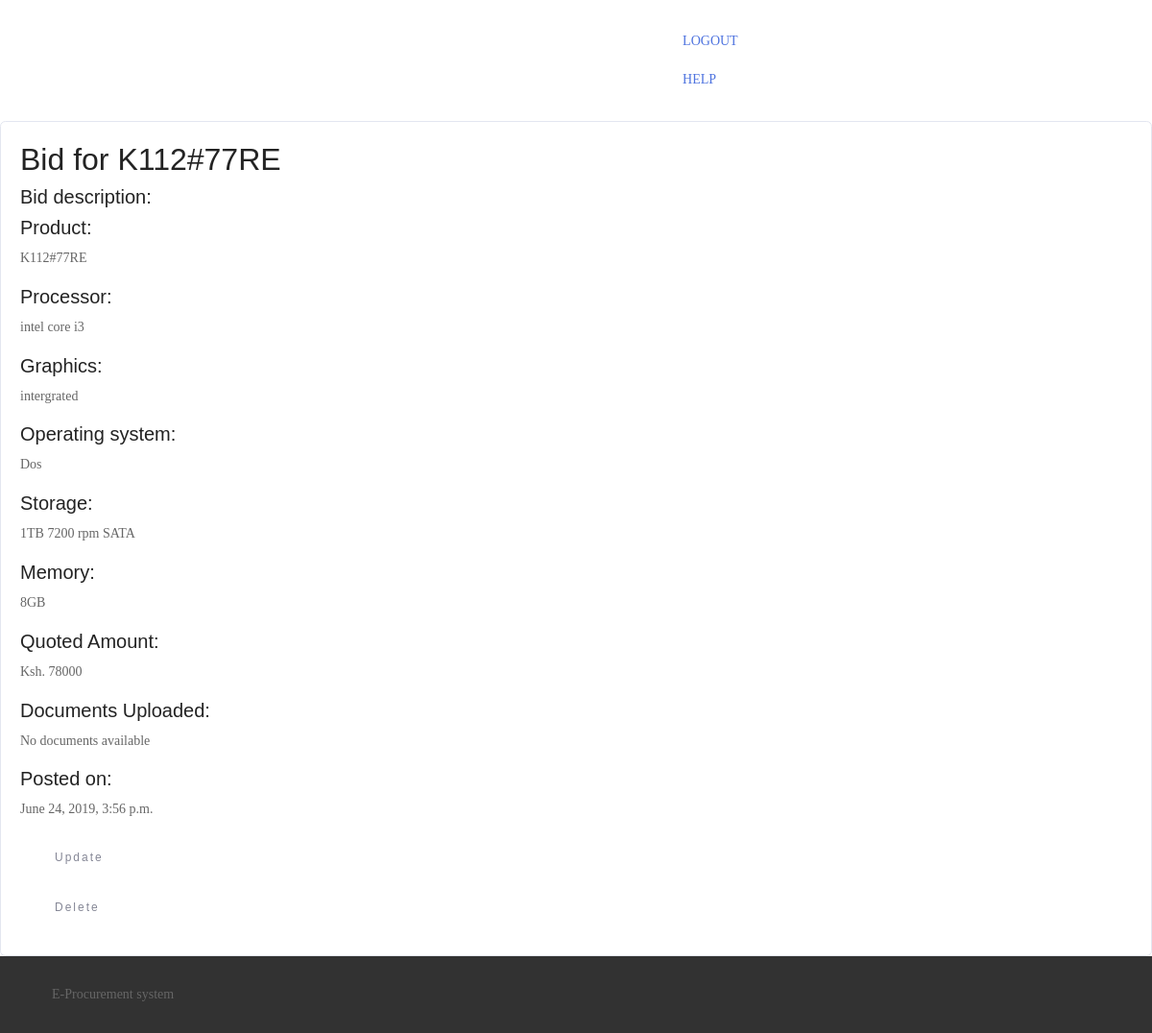
/create/bidview5 (signed in), run on the app's committed database.
### create_bids/models.py (models this page shows, shortened)
class DesktopBid(models.Model):
    Tender_ID = models.ForeignKey(Desktop_Tender, on_delete=models.CASCADE)
    user = models.ForeignKey("auth.User", on_delete=models.CASCADE)
    Quote_amount = models.PositiveIntegerField()
    Product = models.CharField(max_length=120)
    Processor = models.CharField(max_length=120)
    Operating_system = models.CharField(max_length=80)
    Memory = models.CharField(max_length=100)
    Storage = models.CharField(max_length=100)
    Graphics = models.CharField(max_length=100)
    date_created = models.DateTimeField(auto_now=True)
    Bid_documents_url = models.FileField(upload_to='bid/documents/', null=True, blank=True)
    bid_award = models.CharField(max_length=10, default='null')
    class Meta:
        ordering = ['-date_created']

### create_tender/models.py (models this page shows, shortened)
class Desktop_Tender(models.Model):
    user = models.ForeignKey("auth.User", on_delete=models.CASCADE)
    Product = models.CharField(max_length=120)
    Processor = models.CharField(max_length=120)
    Operating_system = models.CharField(max_length=80)
    Memory = models.CharField(max_length=100)
    Storage = models.CharField(max_length=100)
    Graphics = models.CharField(max_length=100)
    tender_award = models.CharField(max_length=10, default="No")
    date_created = models.DateField(auto_now=True)
    Quantity = models.PositiveIntegerField()
    is_active = models.CharField(max_length=10, default='Yes')
    class Meta:
        ordering = ['-date_created']

### create_bids/views.py (the view)
# urls.py: path('bidview<int:bids_id>', bid_view.bid_update, name='deskBidUpdate'),
@login_required
def bid_update(request, bids_id):
    try:
        bid = DesktopBid.objects.get(pk=bids_id)
    except Bids.DoesNotExist:
        raise Http404("Tender does not exist")
    context = {
        'bid': bid
    }
    return render(request, 'create_bids/Bidupdate.html', context)

### templates/create_bids/Bidupdate.html (shortened to what this page needs)
{% extends 'create_tender/base.html' %}
{% block link %}
    "{% url 'bidderHome' %}"
{% endblock %}
{% block body %}
    <div class="page-wrapper bg-blue p-t-100 p-b-100 font-robo">
        <div class="wrapper wrapper--w680">
            <div class="card card-1">
                <div class="card-body">
                    <h2 class="title">Bid for {{ bid.Tender_ID.Product }}</h2>
                    <h5>Bid description:</h5>
                    <h5>Product:</h5>
                    <p>{{ bid.Product }}</p>
                    <h5>Processor:</h5>
                    <p> {{ bid.Processor }}</p>
                    <h5>Graphics:</h5>
                    <p>{{ bid.Graphics }}</p>
                    <h5>Operating system:</h5>
                    <p>{{ bid.Operating_system }}</p>
                    <h5>Storage:</h5>
                    <p>{{ bid.Storage }}</p>
                    <h5>Memory:</h5>
                    <p>{{ bid.Memory }}</p>
                    <h5>Quoted Amount:</h5>
                    <p>Ksh. {{ bid.Quote_amount }}</p>
                    <h5>Documents Uploaded:</h5>
                    {% if bid.Bid_documents_url %}
                        <a href="{{ bid.Bid_documents_url.url }}" class="btn btn-primary" target="_blank">View
                            Document</a>
                    {% else %}
                        <p>No documents available</p>
                    {% endif %}
                    <h5>Posted on:</h5>
                    <p>{{ bid.date_created }}</p>
                    <div class="p-t-20">
                        <a class="btn btn--radius btn--green" href="{% url 'bid_edit' bid.pk %}">Update</a>
                        <form method="post" action="{% url 'del_bid' bid.id %}">
                            <button class="btn btn--radius btn--red" type="submit">Delete</button>
                        </form>
                    </div>
                </div>
            </div>
        </div>
    </div>
{% endblock %}

### static/login/css/main.css (style rules this page uses)
* { margin: 0px; padding: 0px; box-sizing: border-box; }
body, html { height: 100%; font-family: Poppins-Regular, sans-serif; }
a { font-family: Poppins-Regular; font-size: 14px; line-height: 1.7; color: #666666; margin: 0px; transition: all 0.4s; -webkit-transition: all 0.4s; -o-transition: all 0.4s; -moz-transition: all 0.4s; }
h1,h2,h3,h4,h5,h6 { margin: 0px; }
p { font-family: Poppins-Regular; font-size: 14px; line-height: 1.7; color: #666666; margin: 0px; }
button { outline: none !important; border: none; background: transparent; }

### static/home/assets/theme/css/style.css (style rules this page uses)
.btn { margin-bottom: 0.5rem; }
.btn { font-family: 'Montserrat', sans-serif; font-weight: 500; letter-spacing: 2px; padding: 0.75rem 2.1875rem; font-size: 0.75rem; line-height: 1.5; border-radius: 3px; -webkit-transition: all .3s ease-in-out; -moz-transition: all .3s ease-in-out; transition: all .3s ease-in-out; }
body { font-family: 'Raleway', sans-serif; color: #232323; }
h1, h2, h3, h4, h5, h6, .h1, .h2, .h3, .h4, .h5, .h6, .display-1, .display-2, .display-3, .display-4 { font-family: 'Montserrat', sans-serif; word-break: break-word; word-wrap: break-word; }

### data on the page
DesktopBid: Tender_ID.Product "K112#77RE", Product "K112#77RE", Processor "intel core i3", Graphics "intergrated", Operating_system "Dos", Storage "1TB 7200 rpm SATA", Memory "8GB", Quote_amount "78000", date_created "June 24, 2019, 3:56 p.m."
